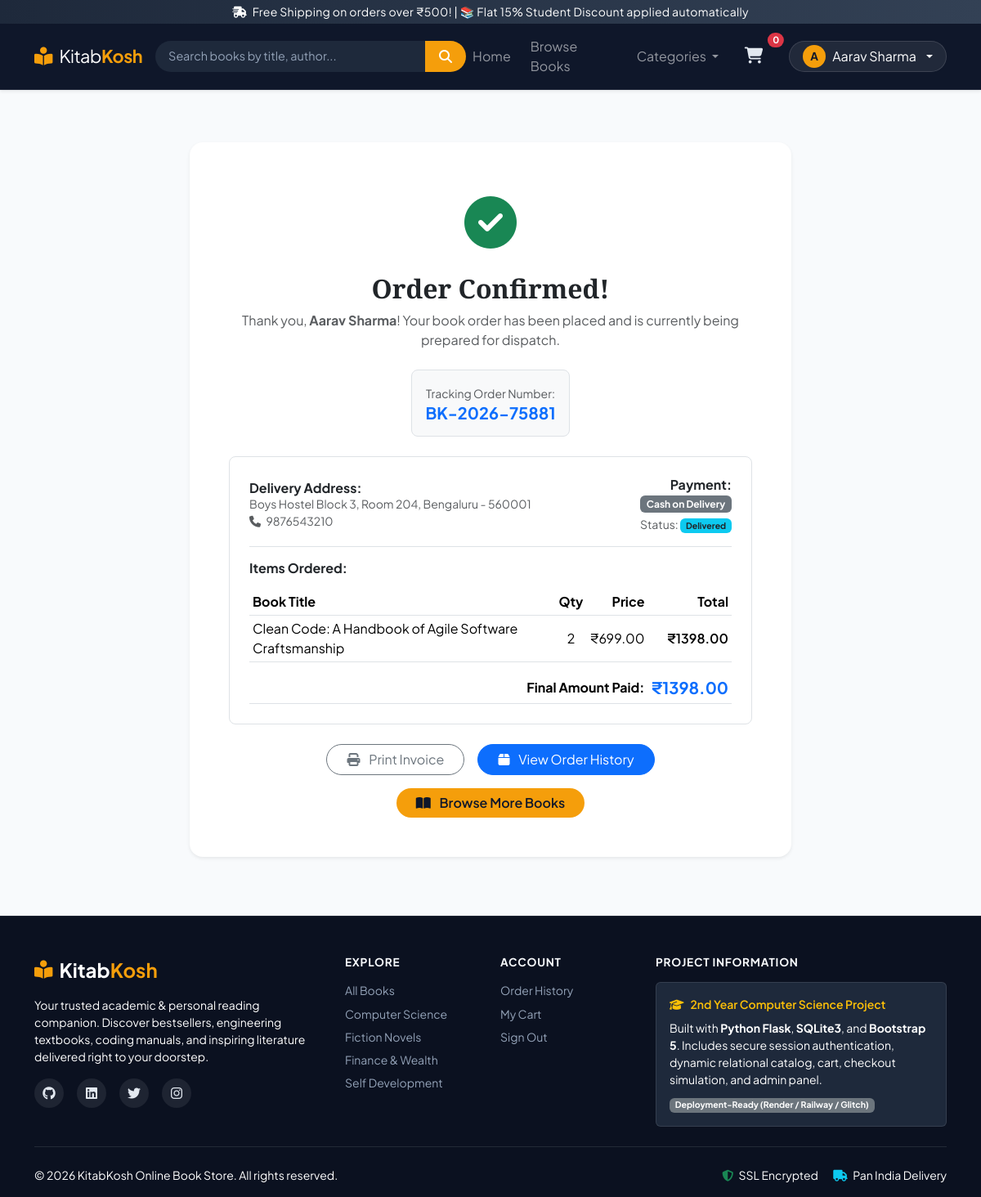
Page /order-success/BK-2026-75881 (signed in) on the committed database.
### tables this page shows
CREATE TABLE orders (
            id INTEGER PRIMARY KEY AUTOINCREMENT,
            order_number TEXT UNIQUE NOT NULL,
            user_id INTEGER NOT NULL,
            full_name TEXT NOT NULL,
            email TEXT NOT NULL,
            phone TEXT NOT NULL,
            address TEXT NOT NULL,
            city TEXT NOT NULL,
            pincode TEXT NOT NULL,
            payment_method TEXT NOT NULL,
            total_amount REAL NOT NULL,
            status TEXT DEFAULT 'Processing',
            created_at TIMESTAMP DEFAULT CURRENT_TIMESTAMP,
            FOREIGN KEY (user_id) REFERENCES users(id)
        );

CREATE TABLE order_items (
            id INTEGER PRIMARY KEY AUTOINCREMENT,
            order_id INTEGER NOT NULL,
            book_id INTEGER NOT NULL,
            title TEXT NOT NULL,
            price REAL NOT NULL,
            quantity INTEGER NOT NULL,
            FOREIGN KEY (order_id) REFERENCES orders(id) ON DELETE CASCADE,
            FOREIGN KEY (book_id) REFERENCES books(id)
        );

### app.py (the view)
@app.route("/order-success/<order_number>")
@login_required
def order_success(order_number):
    db = get_db()
    order = db.execute(
        "SELECT * FROM orders WHERE order_number = ? AND user_id = ?",
        (order_number, session["user_id"])
    ).fetchone()
    if not order:
        db.close()
        flash("Order not found.", "danger")
        return redirect(url_for("index"))
    items = db.execute(
        "SELECT * FROM order_items WHERE order_id = ?",
        (order["id"],)
    ).fetchall()
    db.close()
    return render_template("order_success.html", order=order, items=items)

### templates/order_success.html (shortened to what this page needs)
{% extends "base.html" %}
{% block content %}
<div class="container py-4">
    <div class="row justify-content-center">
        <div class="col-lg-8">
            <div class="card border-0 shadow-sm rounded-4 p-4 p-md-5 text-center mb-4">
                <div class="mb-3">
                    <span class="text-success" style="font-size: 4rem;">
                        <i class="fa-solid fa-circle-check"></i>
                    </span>
                </div>
                <h2 class="fw-bold mb-2">Order Confirmed!</h2>
                <p class="text-muted mb-4">
                    Thank you, <strong>{{ order.full_name }}</strong>! Your book order has been placed and is currently being prepared for dispatch.
                </p>
                <div class="bg-light p-3 rounded-3 d-inline-block mx-auto mb-4 border">
                    <span class="text-muted small">Tracking Order Number:</span>
                    <h5 class="fw-bold mb-0 text-primary">{{ order.order_number }}</h5>
                </div>
                <div class="text-start bg-white border rounded-3 p-4 mb-4" id="printable-receipt">
                    <div class="d-flex justify-content-between align-items-center pb-3 mb-3 border-bottom">
                        <div>
                            <h6 class="fw-bold mb-0">Delivery Address:</h6>
                            <p class="text-muted small mb-0">{{ order.address }}, {{ order.city }} - {{ order.pincode }}</p>
                            <p class="text-muted small mb-0"><i class="fa-solid fa-phone me-1"></i> {{ order.phone }}</p>
                        </div>
                        <div class="text-end">
                            <h6 class="fw-bold mb-0">Payment:</h6>
                            <span class="badge bg-secondary">{{ order.payment_method }}</span>
                            <div class="small text-muted mt-1">Status: <span class="badge bg-info text-dark">{{ order.status }}</span></div>
                        </div>
                    </div>
                    <h6 class="fw-bold mb-3">Items Ordered:</h6>
                    <div class="table-responsive">
                        <table class="table table-sm align-middle mb-0">
                            <thead>
                                <tr>
                                    <th>Book Title</th>
                                    <th class="text-center">Qty</th>
                                    <th class="text-end">Price</th>
                                    <th class="text-end">Total</th>
                                </tr>
                            </thead>
                            <tbody>
                                {% for item in items %}
                                <tr>
                                    <td>{{ item.title }}</td>
                                    <td class="text-center">{{ item.quantity }}</td>
                                    <td class="text-end">₹{{ "%.2f"|format(item.price) }}</td>
                                    <td class="text-end fw-semibold">₹{{ "%.2f"|format(item.price * item.quantity) }}</td>
                                </tr>
                                {% endfor %}
                            </tbody>
                            <tfoot>
                                <tr>
                                    <th colspan="3" class="text-end pt-3">Final Amount Paid:</th>
                                    <th class="text-end pt-3 text-primary fs-5">₹{{ "%.2f"|format(order.total_amount) }}</th>
                                </tr>
                            </tfoot>
                        </table>
                    </div>
                </div>
                <div class="d-flex flex-wrap justify-content-center gap-3">
                    <button id="printReceiptBtn" class="btn btn-outline-secondary rounded-pill px-4">
                        <i class="fa-solid fa-print me-2"></i> Print Invoice
                    </button>
                    <a href="{{ url_for('user_orders') }}" class="btn btn-primary rounded-pill px-4">
                        <i class="fa-solid fa-box me-2"></i> View Order History
                    </a>
                    <a href="{{ url_for('books') }}" class="btn btn-accent rounded-pill px-4">
                        <i class="fa-solid fa-book-open me-2"></i> Browse More Books
                    </a>
                </div>
            </div>
        </div>
    </div>
</div>
{% endblock %}

### templates/base.html (shortened to what this page needs)
<!DOCTYPE html>
<html lang="en">
<head>
    <link href="https://cdn.jsdelivr.net/npm/bootstrap@5.3.3/dist/css/bootstrap.min.css" rel="stylesheet">
    <link rel="stylesheet" href="https://cdnjs.cloudflare.com/ajax/libs/font-awesome/6.5.1/css/all.min.css">
    <link rel="stylesheet" href="{{ url_for('static', filename='css/style.css') }}">
</head>
<body>
    <div class="top-announcement py-1 text-center small text-white">
        <i class="fa-solid fa-truck-fast me-1"></i> Free Shipping on orders over ₹500! | 📚 Flat 15% Student Discount applied automatically
    </div>
    <nav class="navbar navbar-expand-lg navbar-dark sticky-top main-navbar shadow-sm">
        <div class="container">
            <a class="navbar-brand d-flex align-items-center gap-2" href="{{ url_for('index') }}">
                <span class="brand-icon"><i class="fa-solid fa-book-open-reader"></i></span>
                <span class="brand-text">Kitab<strong>Kosh</strong></span>
            </a>
            <div class="collapse navbar-collapse" id="navbarContent">
                <form class="d-flex mx-lg-auto my-2 my-lg-0 search-bar-form" action="{{ url_for('books') }}" method="GET">
                    <div class="input-group">
                        <input class="form-control border-0 ps-3" type="search" name="q" placeholder="Search books by title, author..." value="{{ request.args.get('q', '') }}" aria-label="Search">
                        <button class="btn btn-search text-white px-3" type="submit">
                            <i class="fa-solid fa-magnifying-glass"></i>
                        </button>
                    </div>
                </form>
                <ul class="navbar-nav ms-auto align-items-lg-center gap-lg-2">
                    <li class="nav-item">
                        <a class="nav-link {% if request.endpoint == 'index' %}active{% endif %}" href="{{ url_for('index') }}">Home</a>
                    </li>
                    <li class="nav-item">
                        <a class="nav-link {% if request.endpoint == 'books' %}active{% endif %}" href="{{ url_for('books') }}">Browse Books</a>
                    </li>
                    <li class="nav-item dropdown">
                        <a class="nav-link dropdown-toggle" href="#" role="button" data-bs-toggle="dropdown">
                            Categories
                        </a>
                    </li>
                    <li class="nav-item">
                        <a class="nav-link position-relative cart-nav-btn px-3" href="{{ url_for('cart') }}">
                            <i class="fa-solid fa-cart-shopping fs-5"></i>
                            <span class="position-absolute top-0 start-100 translate-middle badge rounded-pill bg-danger cart-badge">
                                {{ cart_count }}
                            </span>
                        </a>
                    </li>
                    {% if session.get('user_id') %}
                    <li class="nav-item dropdown ms-lg-2">
                        <a class="nav-link dropdown-toggle d-flex align-items-center gap-2 user-pill px-3 py-1 rounded-pill" href="#" role="button" data-bs-toggle="dropdown">
                            <div class="user-avatar-circle">
                                {{ session.get('user_name', 'U')[0]|upper }}
                            </div>
                            <span class="user-display-name text-truncate" style="max-width: 110px;">{{ session.get('user_name') }}</span>
                        </a>
                    </li>
                    {% else %}
                    <li class="nav-item ms-lg-2">
                        <a class="btn btn-accent btn-sm rounded-pill px-3 d-flex align-items-center gap-2" href="{{ url_for('login') }}">
                            <i class="fa-solid fa-mobile-screen"></i> Sign In / Register
                        </a>
                    </li>
                    {% endif %}
                </ul>
            </div>
        </div>
    </nav>
    <main class="page-content py-4">
        {% block content %}{% endblock %}
    </main>
    <footer class="footer-section text-white pt-5 pb-3">
        <div class="container">
            <div class="row g-4 mb-4">
                <div class="col-lg-4 col-md-6">
                    <div class="d-flex align-items-center gap-2 mb-3">
                        <span class="brand-icon"><i class="fa-solid fa-book-open-reader"></i></span>
                        <h4 class="mb-0 fw-bold">Kitab<span class="text-accent">Kosh</span></h4>
                    </div>
                    <p class="text-light-50 small mb-3">
                        Your trusted academic & personal reading companion. Discover bestsellers, engineering textbooks, coding manuals, and inspiring literature delivered right to your doorstep.
                    </p>
                    <div class="d-flex gap-3 social-links">
                        <a href="#" class="social-icon"><i class="fa-brands fa-github"></i></a>
                        <a href="#" class="social-icon"><i class="fa-brands fa-linkedin"></i></a>
                        <a href="#" class="social-icon"><i class="fa-brands fa-twitter"></i></a>
                        <a href="#" class="social-icon"><i class="fa-brands fa-instagram"></i></a>
                    </div>
                </div>
                <div class="col-lg-2 col-md-6 col-6">
                    <h6 class="text-uppercase fw-bold mb-3 footer-heading">Explore</h6>
                    <ul class="list-unstyled footer-links small">
                        <li><a href="{{ url_for('books') }}">All Books</a></li>
                        <li><a href="{{ url_for('books', category='Computer Science') }}">Computer Science</a></li>
                        <li><a href="{{ url_for('books', category='Fiction') }}">Fiction Novels</a></li>
                        <li><a href="{{ url_for('books', category='Finance') }}">Finance & Wealth</a></li>
                        <li><a href="{{ url_for('books', category='Self-Help') }}">Self Development</a></li>
                    </ul>
                </div>
                <div class="col-lg-2 col-md-6 col-6">
                    <h6 class="text-uppercase fw-bold mb-3 footer-heading">Account</h6>
                    <ul class="list-unstyled footer-links small">
                        {% if session.get('user_id') %}
                        <li><a href="{{ url_for('user_orders') }}">Order History</a></li>
                        <li><a href="{{ url_for('cart') }}">My Cart</a></li>
                        <li><a href="{{ url_for('logout') }}">Sign Out</a></li>
                        {% else %}
                        <li><a href="{{ url_for('login') }}">Sign In with Mobile</a></li>
                        <li><a href="{{ url_for('admin_login') }}">Admin Sign In</a></li>
                        {% endif %}
                    </ul>
                </div>
                <div class="col-lg-4 col-md-6">
                    <h6 class="text-uppercase fw-bold mb-3 footer-heading">Project Information</h6>
                    <div class="student-project-card p-3 rounded small">
                        <div class="d-flex align-items-center gap-2 mb-2 text-warning fw-semibold">
                            <i class="fa-solid fa-graduation-cap"></i> 2nd Year Computer Science Project
                        </div>
                        <p class="text-light-50 mb-2">
                            Built with <strong>Python Flask</strong>, <strong>SQLite3</strong>, and <strong>Bootstrap 5</strong>. Includes secure session authentication, dynamic relational catalog, cart, checkout simulation, and admin panel.
                        </p>
                        <div class="badge bg-secondary">Deployment-Ready (Render / Railway / Glitch)</div>
                    </div>
                </div>
            </div>
            <hr class="border-secondary my-4">
            <div class="row align-items-center text-center text-md-start small text-light-50">
                <div class="col-md-6 mb-2 mb-md-0">
                    &copy; 2026 KitabKosh Online Book Store. All rights reserved.
                </div>
                <div class="col-md-6 text-md-end">
                    <span class="me-3"><i class="fa-solid fa-shield-halved text-success me-1"></i> SSL Encrypted</span>
                    <span><i class="fa-solid fa-truck text-info me-1"></i> Pan India Delivery</span>
                </div>
            </div>
        </div>
    </footer>
</body>
</html>

### rows in the picture
orders: get "Aarav Sharma", full_name "Aarav Sharma", order_number "BK-2026-75881", address "Boys Hostel Block 3, Room 204", city "Bengaluru", pincode "560001", phone "9876543210", payment_method "Cash on Delivery", status "Delivered", total_amount "1398.00"
order_items: title "Clean Code: A Handbook of Agile Software Craftsmanship", quantity "2", price "699.00", item.price*item.quantity "1398.00"

### other values in the picture
{{ cart_count }} "0"
{{ session.get('user_name', 'U')[0]|upper }} "A"
